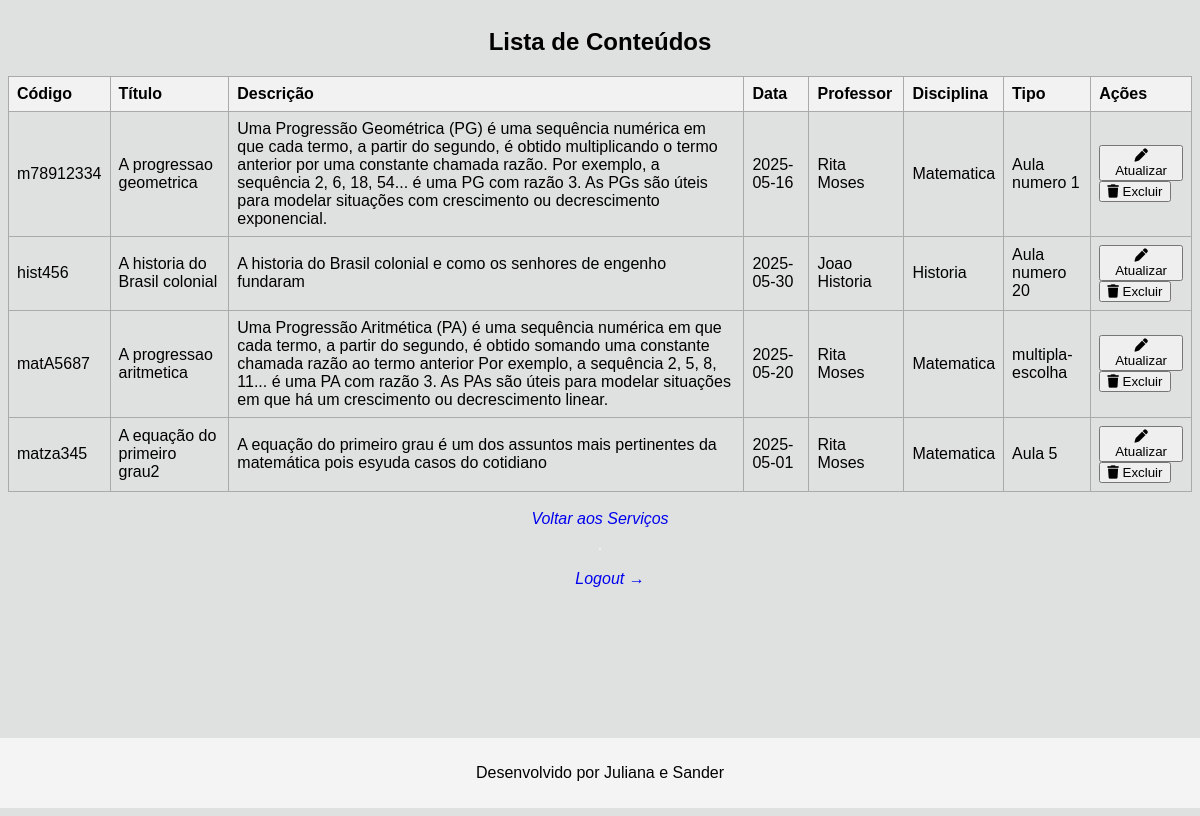
/index.php?controller=conteudo&action=list (signed in), run on the app's committed database.
### tables this page shows
CREATE TABLE IF NOT EXISTS `conteudo` (
  `id_conteudo` int(11) NOT NULL AUTO_INCREMENT,
  `codigoConteudo` varchar(100) NOT NULL,
  `titulo` varchar(100) NOT NULL,
  `descricao` varchar(700) NOT NULL,
  `data_postagem` date NOT NULL,
  `professor` varchar(100) NOT NULL,
  `disciplina` varchar(45) NOT NULL,
  `tipo_conteudo` varchar(45) NOT NULL,
  `Disciplina_id_disciplina` int(11) NOT NULL,
  PRIMARY KEY (`id_conteudo`,`Disciplina_id_disciplina`),
  KEY `fk_Conteudo_Disciplina1_idx` (`Disciplina_id_disciplina`),
  CONSTRAINT `fk_Conteudo_Disciplina1` FOREIGN KEY (`Disciplina_id_disciplina`) REFERENCES `disciplina` (`id_disciplina`) ON DELETE NO ACTION ON UPDATE NO ACTION
);

CREATE TABLE IF NOT EXISTS `disciplina` (
  `id_disciplina` int(11) NOT NULL AUTO_INCREMENT,
  `codigoDisciplina` varchar(100) NOT NULL,
  `nome` varchar(100) NOT NULL,
  `carga_horaria` varchar(700) NOT NULL,
  `professor` varchar(100) NOT NULL,
  `descricao` varchar(700) NOT NULL,
  `semestre_periodo` varchar(150) NOT NULL,
  `Professor_id_professor` int(11) NOT NULL,
  `Turma_id_turma` int(11) NOT NULL,
  PRIMARY KEY (`id_disciplina`,`Professor_id_professor`),
  KEY `fk_Disciplina_Professor1_idx` (`Professor_id_professor`),
  KEY `fk_Turma1_idx` (`Turma_id_turma`),
  CONSTRAINT `fk_Disciplina_Professor1` FOREIGN KEY (`Professor_id_professor`) REFERENCES `professor` (`id_professor`) ON DELETE NO ACTION ON UPDATE NO ACTION,
  CONSTRAINT `fk_Turma1` FOREIGN KEY (`Turma_id_turma`) REFERENCES `turma` (`id_turma`) ON DELETE NO ACTION ON UPDATE NO ACTION
);

### controllers/Conteudo_controller.php (called while the page is built, shortened)
<?php
require_once __DIR__ . '/../models/Conteudo_model.php';
class Conteudo_controller {
    private $conteudoModel;
    public function __construct($conexao) {
        $this->conteudoModel = new ConteudoModel($conexao);
    }
    public function list() {
        $conteudos = $this->conteudoModel->getAllConteudos();
        include __DIR__ . '/../views/conteudo/List.php';
    }
}

### models/Conteudo_model.php (called while the page is built, shortened)
<?php
class ConteudoModel {
    private $db;
    public function __construct($conexao) {
        $this->db = $conexao;
    }
    public function getAllConteudos() {
        $stmt = $this->db->query("
            SELECT
                c.*,
                d.nome AS nome_disciplina,
                d.codigoDisciplina AS codigo_disciplina
            FROM
                conteudo AS c
            LEFT JOIN
                disciplina AS d ON c.Disciplina_id_disciplina = d.id_disciplina
        ");
        return $stmt->fetchAll(PDO::FETCH_ASSOC);
    }
}

### views/conteudo/List.php (the view, shortened to what this page needs)
<!DOCTYPE html>
<html lang="pt-BR">
<head>
    <link rel="stylesheet" href="public/css/style.css"> <link rel="stylesheet" href="https://cdnjs.cloudflare.com/ajax/libs/font-awesome/6.0.0/css/all.min.css"
 />
</head>
<body class="servicos_forms">
    <h2>Lista de Conteúdos</h2>
    <table border="1" cellpadding="5" cellspacing="0">
        <thead>
            <tr>
                <th>Código</th>
                <th>Título</th>
                <th>Descrição</th>
                <th>Data</th>
                <th>Professor</th>
                <th>Disciplina</th>
                <th>Tipo</th>
                <th>Ações</th>
            </tr>
        </thead>
        <tbody>
            <?php if (empty($conteudos)): ?>
                <tr>
                    <td colspan="7">Nenhum conteúdo encontrado.</td> </tr>
            <?php else: ?>
                <?php foreach ($conteudos as $conteudo): ?>
                    <tr>
                        <td><?= htmlspecialchars($conteudo['codigoConteudo']) ?></td>
                        <td><?= htmlspecialchars($conteudo['titulo']) ?></td>
                        <td><?= htmlspecialchars($conteudo['descricao']) ?></td>
                        <td><?= htmlspecialchars($conteudo['data_postagem']) ?></td>
                        <td><?= htmlspecialchars($conteudo['professor'] ?? 'N/A') ?></td>
                        <td><?= htmlspecialchars($conteudo['nome_disciplina'] ?? 'N/A') ?></td>
                        <td><?= htmlspecialchars($conteudo['tipo_conteudo']) ?></td>
                        <td id='buttons-wrapper'>
                            <button onclick="atualizarConteudo(<?= htmlspecialchars($conteudo['id_conteudo']) ?>)">
                                <i class='fa-solid fa-pen'></i> Atualizar
                            </button>
                            <button onclick="excluirConteudo(<?= htmlspecialchars($conteudo['id_conteudo']) ?>)">
                                <i class='fa-solid fa-trash'></i> Excluir
                            </button>
                        </td>
                    </tr>
                <?php endforeach; ?>
            <?php endif; ?>
        </tbody>
    </table>
    <br>
    <a href="index.php?controller=professor&action=showServicesPage">Voltar aos Serviços</a>
    <hr>
    <a href="index.php?controller=auth&action=logout" style="margin-left:20px;">Logout →</a>
</body>
<footer>
    <p>Desenvolvido por Juliana e Sander</p>
</footer>
</html>

### public/css/style.css (style rules this page uses)
footer { margin-top: auto; margin-bottom: 0%; text-align: center; padding: 10px; background-color: #f4f4f4; max-width: 100%; width: 100%; }
hr { border: 1px solid #eee; margin: 20px 0; }
a { text-decoration: none; font-style: italic; }
.servicos_forms { background-color: #dee1df; display: flex; flex-direction: column; min-height: 100vh; align-items: center; font-family: sans-serif; }
table { width: 100%; border-collapse: collapse; font-size: sans-serif; }
th, td { border: 1px solid #aaa; padding: 8px; text-align: left; }
th { background-color: #f2f2f2; font-weight: bold; }
tbody tr { border-bottom: 1px solid #aaa; }
tbody tr:last-child { border-bottom: none; }

### data on the page
conteudo: codigoConteudo "m78912334", titulo "A progressao geometrica", descricao "Uma Progressão Geométrica (PG) é uma sequência numérica em que cada termo, a partir do segundo, é obtido multiplicando o termo anterior por uma constante chamada razão. Por exemplo, a sequência 2, 6, 18, 54... é uma PG com razão 3. As PGs são úteis para modelar situações com crescimento ou decrescimento exponencial.", data_postagem "2025-05-16", professor "Rita Moses", disciplina.nome "Matematica", tipo_conteudo "Aula numero 1"
conteudo: codigoConteudo "hist456", titulo "A historia do Brasil colonial", descricao "A historia do Brasil colonial e como os senhores de engenho fundaram", data_postagem "2025-05-30", professor "Joao Historia", disciplina.nome "Historia", tipo_conteudo "Aula numero 20"
conteudo: codigoConteudo "matA5687", titulo "A progressao aritmetica", descricao "Uma Progressão Aritmética (PA) é uma sequência numérica em que cada termo, a partir do segundo, é obtido somando uma constante chamada razão ao termo anterior Por exemplo, a sequência 2, 5, 8, 11... é uma PA com razão 3. As PAs são úteis para modelar situações em que há um crescimento ou decrescimento linear.", data_postagem "2025-05-20", professor "Rita Moses", disciplina.nome "Matematica", tipo_conteudo "multipla-escolha"
conteudo: codigoConteudo "matza345", titulo "A equação do primeiro grau2", descricao "A equação do primeiro grau é um dos assuntos mais pertinentes da matemática pois esyuda casos do cotidiano", data_postagem "2025-05-01", professor "Rita Moses", disciplina.nome "Matematica", tipo_conteudo "Aula 5"
